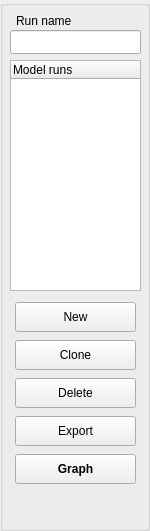
   <widget class="QGroupBox" name="modelrunsGroup">
    <property name="geometry">
     <rect>
      <x>560</x>
      <y>20</y>
      <width>150</width>
      <height>531</height>
     </rect>
    </property>
    <property name="minimumSize">
     <size>
      <width>150</width>
      <height>0</height>
     </size>
    </property>
    <property name="title">
     <string/>
    </property>
    <widget class="QTreeWidget" name="modelRunTree">
     <property name="geometry">
      <rect>
       <x>10</x>
       <y>60</y>
       <width>131</width>
       <height>231</height>
      </rect>
     </property>
     <column>
      <property name="text">
       <string notr="true">Model runs</string>
      </property>
     </column>
    </widget>
    <widget class="QWidget" name="layoutWidget">
     <property name="geometry">
      <rect>
       <x>15</x>
       <y>300</y>
       <width>121</width>
       <height>191</height>
      </rect>
     </property>
     <layout class="QVBoxLayout" name="verticalLayout">
      <item>
       <widget class="QPushButton" name="newRunButton">
        <property name="minimumSize">
         <size>
          <width>0</width>
          <height>30</height>
         </size>
        </property>
        <property name="toolTip">
         <string>Create a new run</string>
        </property>
        <property name="text">
         <string>New</string>
        </property>
       </widget>
      </item>
      <item>
       <widget class="QPushButton" name="cloneRunButton">
        <property name="minimumSize">
         <size>
          <width>0</width>
          <height>30</height>
         </size>
        </property>
        <property name="toolTip">
         <string>Clone the selected run</string>
        </property>
        <property name="text">
         <string>Clone</string>
        </property>
       </widget>
      </item>
      <item>
       <widget class="QPushButton" name="deleteButton">
        <property name="minimumSize">
         <size>
          <width>0</width>
          <height>30</height>
         </size>
        </property>
        <property name="toolTip">
         <string>Delete the selected run(s)</string>
        </property>
        <property name="text">
         <string>Delete</string>
        </property>
       </widget>
      </item>
      <item>
       <widget class="QPushButton" name="exportButton">
        <property name="minimumSize">
         <size>
          <width>0</width>
          <height>30</height>
         </size>
        </property>
        <property name="toolTip">
         <string>Export the selected run(s)</string>
        </property>
        <property name="text">
         <string>Export</string>
        </property>
       </widget>
      </item>
      <item>
       <widget class="QPushButton" name="graphButton">
        <property name="minimumSize">
         <size>
          <width>0</width>
          <height>30</height>
         </size>
        </property>
        <property name="font">
         <font>
          <bold>true</bold>
         </font>
        </property>
        <property name="toolTip">
         <string>Show a graph of the selected run(s)</string>
        </property>
        <property name="text">
         <string>Graph</string>
        </property>
        <property name="flat">
         <bool>false</bool>
        </property>
       </widget>
      </item>
     </layout>
    </widget>
    <widget class="QLineEdit" name="input_name">
     <property name="geometry">
      <rect>
       <x>10</x>
       <y>30</y>
       <width>131</width>
       <height>24</height>
      </rect>
     </property>
     <property name="toolTip">
      <string>name of the model run</string>
     </property>
    </widget>
    <widget class="QLabel" name="label_name">
     <property name="geometry">
      <rect>
       <x>16</x>
       <y>10</y>
       <width>121</width>
       <height>21</height>
      </rect>
     </property>
     <property name="toolTip">
      <string/>
     </property>
     <property name="text">
      <string>Run name</string>
     </property>
     <property name="alignment">
      <set>Qt::AlignLeading|Qt::AlignLeft|Qt::AlignVCenter</set>
     </property>
    </widget>
   </widget>
